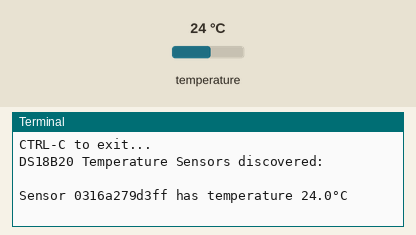
Recording of a program running on a simulated Raspberry Pi (BCM pin numbers). On the bench: the last lines printed to the terminal. The test bench sets the inputs (shaded band); at power-on: temperature 24 °C.

Above: at 1.2 s.
1.3 s: temperature set to 12 °C
At 6.8 s:
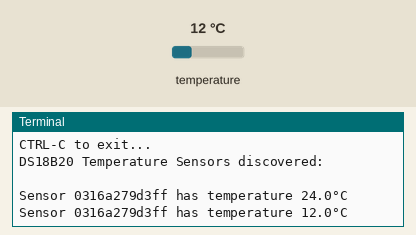
8.0 s: temperature set to 19 °C
At 13.0 s:
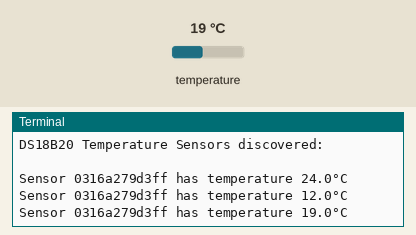
Timing chart, 0 to 14.5 s (numbered marks = the images above; inputs shaded):
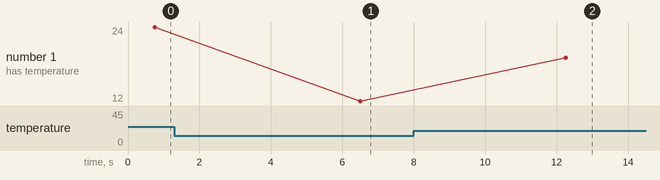

The program:

sensors.py
```python
# Install requirements with:
#    pip install w1thermsensor

import time
from w1thermsensor import W1ThermSensor

print(f'CTRL-C to exit...')
print(f'DS18B20 Temperature Sensors discovered:\n')

while True:
    for sensor in W1ThermSensor.get_available_sensors():
        print(f"Sensor {sensor.id} has temperature {sensor.get_temperature():.1f}\N{DEGREE SIGN}C")
    time.sleep(5)
```

Measured:
- after the input at 1.3 s, the terminal: prints a new line after 5.2 s (image 1)
- after the input at 8.0 s, the terminal: prints a new line after 4.3 s (image 2)
- plotted number 1: 24 → 12 after the input at 1.3 s, 12 → 19 after the input at 8.0 s
